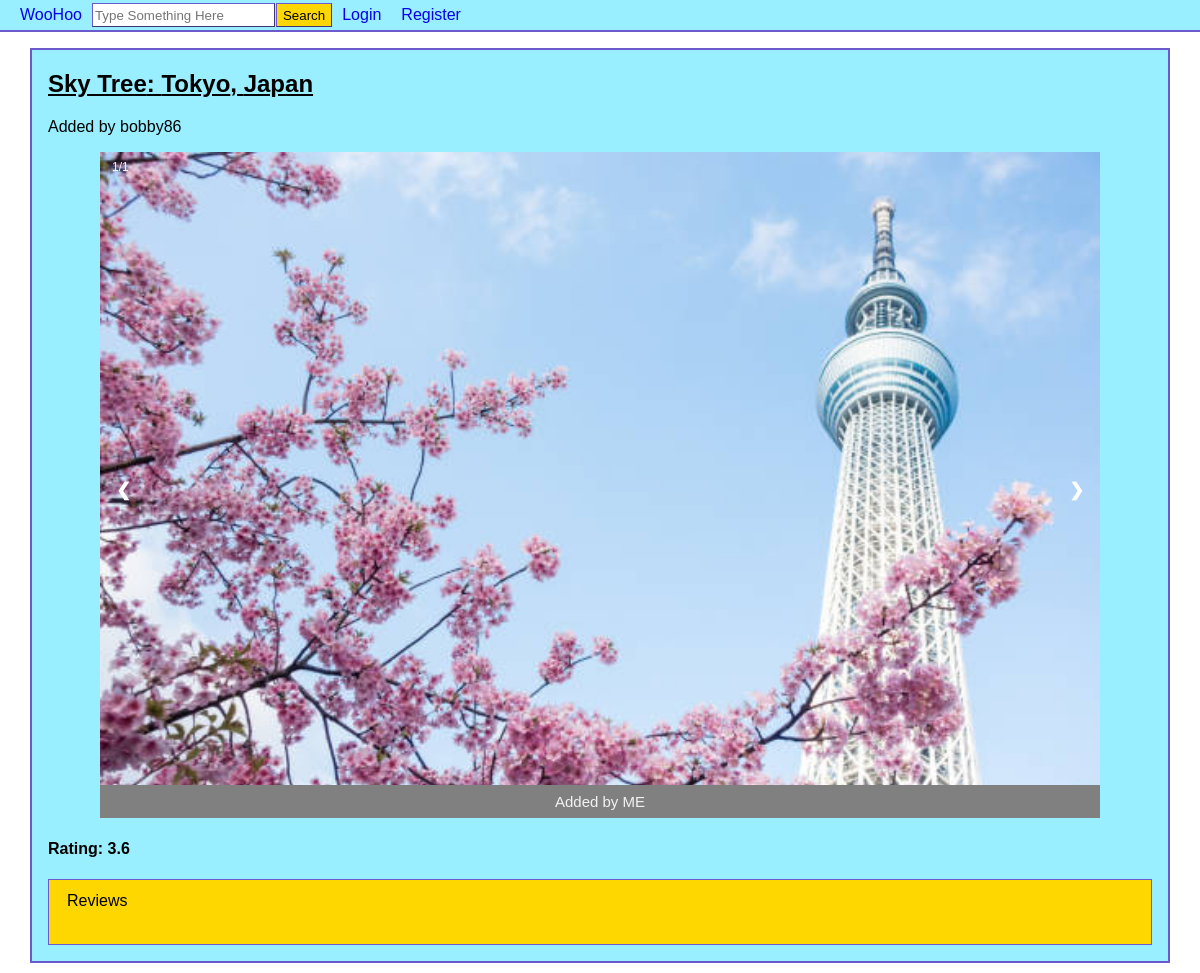
Screenshot of /place.php?place=5 with the database file from the repository.
### tables this page shows
CREATE TABLE `places` (
  `placeID` int(11) NOT NULL,
  `placeName` varchar(255) NOT NULL,
  `city` varchar(255) NOT NULL,
  `country` varchar(255) NOT NULL,
  `description` text DEFAULT NULL,
  `reviewScore` decimal(10,1) DEFAULT NULL,
  `userID` int(11) NOT NULL
);

CREATE TABLE `users` (
  `userID` int(11) NOT NULL,
  `username` varchar(255) NOT NULL,
  `email` varchar(255) NOT NULL,
  `password` varchar(255) NOT NULL,
  `dateRegistered` date NOT NULL
);

CREATE TABLE `pictures` (
  `pictureID` int(11) NOT NULL,
  `image` varchar(255) NOT NULL,
  `placeID` int(11) NOT NULL,
  `userID` int(11) NOT NULL
);

### place.php (the view, shortened to what this page needs)
<?php
require('database.php');
$place = $_GET['place'];
try {
	$placeQ = "SELECT * FROM places WHERE placeID=" . $place;
	$s5 = $db->prepare($placeQ);
	$s5->execute();
	$results = $s5->fetchAll();
	if ($results == null) {
		header('location: place_404.php');
	} else $results = $results[0];
} catch (PDOException $ex) {
	if(!isset($_GET['logout'])) {
		throw $ex;
	}
	echo $ex->getMessage();
}
?>
<!DOCTYPE html>
<html>
<head>
<link rel="stylesheet" href="css/style.css"/>
</head>
<body>
<header>
<?php include('header.php'); ?>
</header>
<div class="center">
<h2 style="text-decoration:underline;"><?php echo $results['placeName']; ?>: <?php echo $results['city']; ?>, <?php echo $results['country']; ?></h2>
<p>
<?php
$poster = $results['userID'];
$userQ = 'SELECT username FROM users WHERE userID='. $poster .' LIMIT 1';
$s1 = $db->prepare($userQ);
$s1->execute();
$username = $s1->fetchAll()[0];
if(!empty($username)){
echo 'Added by '. $username[0];
}
else{
echo 'Added by [Deleted]';
}
?></p>
<div class="slideshow-container">
<?php
$imgQ = "SELECT image, userID FROM pictures WHERE placeID=" . $results['placeID'];
$s2 = $db->prepare($imgQ);
$s2->execute();
$images = $s2->fetchAll();
$numImg = count($images);
$counter=1;
?>
<?php if(!empty($images[0]['image'])) : ?>
<?php
foreach($images as $img): ?>
<div class="mySlides fade">
     <div class="numbertext"><?php echo $counter.'/'.$numImg; ?></div>
     <img src="place_imgs/<?php
     	  $imgPath = $img['image'];
	  echo $imgPath;
	  ?>" alt="interesting" style="width:100%;">
      <div class="text">
      <?php
      $userQ = 'SELECT username FROM users WHERE userID='. $img['userID'] .' LIMIT 1';
      $s2 = $db->prepare($userQ);
      $s2->execute();
      $username = $s2->fetchAll()[0];
      if(!empty($username)){
      echo 'Added by '. $username[0];
      }
      else{
      echo 'Added by [Deleted]';
      }
      ?>
      </div>
</div>
<?php
$counter++;
endforeach;
?>
<a class="prev" onclick="plusSlides(-1)">&#10094;</a>
<a class="next" onclick="plusSlides(1)">&#10095;</a>
<?php endif; ?>
</div>
<div style="display:inline">
	<h4>Rating: <?php
	if(!is_null($results['reviewScore'])){
	echo $results['reviewScore'];
	}
	else{
	echo 'No ratings yet';
	}
	?></h4>
</div>
<?php include('review.php'); ?>
</div>
</body>
</html>

### css/style.css (style rules this page uses)
body { margin-top: 0px; margin-left: 0px; margin-right: 0px; }
.center { width: 95%; margin: 1em auto; padding: 1em; padding-top: 0; background-color: #99EEFF; border: 2px solid slateblue; }
.slideshow-container { max-width: 1000px; position: relative; margin: auto; }
.mySlides { display: none; }
.prev, .next { cursor: pointer; position: absolute; top: 50%; width: auto; margin-top: -22px; padding: 16px; color: white; font-weight: bold; font-size: 18px; transition: 0.6s ease; border-radius: 0 3px 3px 0; user-select: none; }
.next { right: 0; border-radius: 3px 0 0 3px; }
.text { color: #f2f2f2; background-color: grey; font-size: 15px; padding: 8px 12px; position: absolute; width: 100%; bottom:0; text-align: center; }
.numbertext { color: #f2f2f2; font-size: 12px; padding: 8px 12px; position: absolute; top: 0; }
.fade { -webkit-animation-name: fade; -webkit-animation-duration: 1.5s; animation-name: fade; animation-duration: 1.5s; }
* { box-sizing: border-box }
body { font-family: Verdana, sans-serif; margin:0 }
img { vertical-align: middle; }
.prev, .next { cursor: pointer; position: absolute; top: 50%; width: auto; padding: 16px; margin-top: -22px; color: white; font-weight: bold; font-size: 18px; transition: 0.6s ease; border-radius: 0 3px 3px 0; user-select: none; }

### header.php (style rules this page uses)
header { width: 100%; align-items: center; }

### rows the page displays
places: placeName "Sky Tree", city "Tokyo", country "Japan", reviewScore "3.6"
users: username "bobby86"
pictures: image (picture), userID.username "ME"

### other values shown
$text "Reviews"
